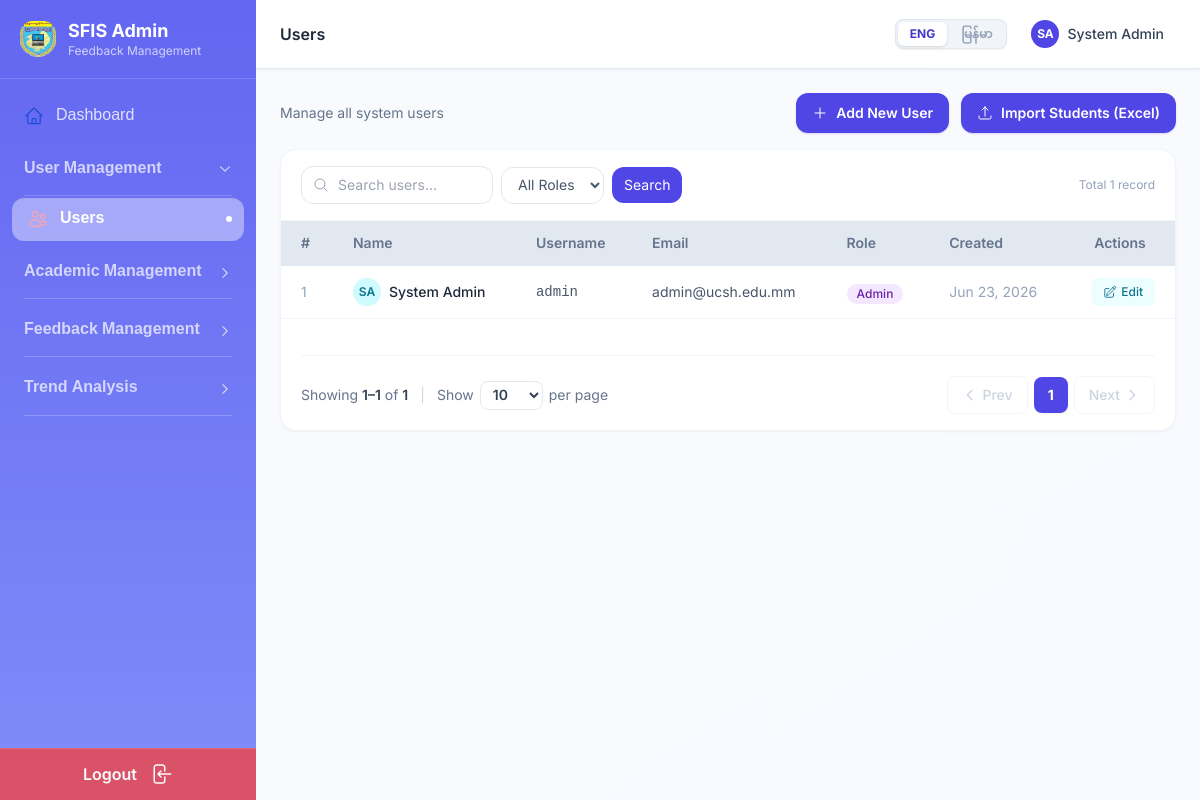
The page /admin/users.php (signed in) on the database its author committed.
### tables this page shows
CREATE TABLE IF NOT EXISTS users (
    id INT AUTO_INCREMENT PRIMARY KEY,
    name VARCHAR(100) NOT NULL,
    username VARCHAR(50) NOT NULL UNIQUE,
    email VARCHAR(100) NOT NULL UNIQUE,
    password VARCHAR(255) NOT NULL,
    role ENUM('admin','teacher','student') NOT NULL,
    profile_image VARCHAR(255) DEFAULT NULL,
    created_at TIMESTAMP DEFAULT CURRENT_TIMESTAMP,
    updated_at TIMESTAMP DEFAULT CURRENT_TIMESTAMP ON UPDATE CURRENT_TIMESTAMP
);

### admin/users.php (the view, shortened to what the rows shown need)
<?php
require_once '../config/db.php';
require_once '../includes/auth.php';
require_once '../includes/functions.php';
$pageTitle = $LANG['users_title'] ?? 'Users';
$perPage = max(10, min(100, (int) ($_GET['per_page'] ?? 10)));
$page = max(1, (int) ($_GET['page'] ?? 1));
$whereParts = [];
$params = [];
$types = '';
$where = $whereParts ? 'WHERE ' . implode(' AND ', $whereParts) : '';
$cntStmt = $conn->prepare("SELECT COUNT(*) AS c FROM users $where");
$cntStmt->execute();
$total = (int) $cntStmt->get_result()->fetch_assoc()['c'];
$pg = paginate($total, $perPage, $page);
$off = $pg['offset'];
$dataStmt = $conn->prepare("SELECT * FROM users $where ORDER BY id DESC LIMIT ? OFFSET ?");
$p2 = array_merge($params, [$perPage, $off]);
$t2 = $types . 'ii';
$dataStmt->bind_param($t2, ...$p2);
$dataStmt->execute();
$rows = $dataStmt->get_result()->fetch_all(MYSQLI_ASSOC);
include '../includes/admin_header.php';
include '../includes/admin_sidebar.php';
?>
<div class="bg-white rounded-2xl shadow-sm border border-slate-100 overflow-hidden">
    <div class="overflow-x-auto">
        <table class="w-full">
            <thead class="bg-slate-200 border-b border-slate-200">
                <tr>
                    <th class="text-left px-5 py-3 text-slate-500 text-sm font-semibold">#</th>
                    <th class="text-left px-5 py-3 text-slate-500 text-sm font-semibold">
                        <?= $LANG['col_name'] ?? 'Name' ?>
                    </th>
                    <th class="text-left px-5 py-3 text-slate-500 text-sm font-semibold">
                        <?= $LANG['col_username'] ?? 'Username' ?>
                    </th>
                    <th class="text-left px-5 py-3 text-slate-500 text-sm font-semibold">
                        <?= $LANG['col_email'] ?? 'Email' ?>
                    </th>
                    <th class="text-left px-5 py-3 text-slate-500 text-sm font-semibold">
                        <?= $LANG['col_role'] ?? 'Role' ?>
                    </th>
                    <th class="text-left px-5 py-3 text-slate-500 text-sm font-semibold">
                        <?= $LANG['col_created'] ?? 'Created' ?>
                    </th>
                    <th class="text-center px-5 py-3 text-slate-500 text-sm font-semibold">
                        <?= $LANG['col_actions'] ?? 'Actions' ?>
                    </th>
                </tr>
            </thead>
            <tbody class="divide-y divide-slate-100">
                <?php if ($rows):
                    foreach ($rows as $i => $row): ?>
                        <tr class="hover:bg-slate-50 transition-colors">
                            <td class="px-5 py-3 text-sm text-slate-400"><?= $pg['offset'] + $i + 1 ?></td>
                            <td class="px-5 py-3">
                                <div class="flex items-center gap-2">
                                    <div
                                        class="w-7 h-7 rounded-full bg-cyan-100 flex items-center justify-center text-xs font-semibold text-cyan-700 flex-shrink-0">
                                        <?= e(avatarInitials($row['name'])) ?>
                                    </div>
                                    <span class="text-sm font-medium text-slate-800"><?= e($row['name']) ?></span>
                                </div>
                            </td>
                            <td class="px-5 py-3 text-sm text-slate-600 font-mono"><?= e($row['username']) ?></td>
                            <td class="px-5 py-3 text-sm text-slate-600"><?= e($row['email']) ?></td>
                            <td class="px-5 py-3"><?= badgeRole($row['role']) ?></td>
                            <td class="px-5 py-3 text-sm text-slate-400"><?= formatDate($row['created_at']) ?></td>
                            <td class="px-5 py-3 text-right">
                                <div class="flex items-center justify-end gap-2">
                                    <button onclick="openEdit(<?= htmlspecialchars(json_encode($row), ENT_QUOTES) ?>)"
                                        class="inline-flex items-center gap-1 px-3 py-1.5 text-xs font-medium text-cyan-700 bg-cyan-50 hover:bg-cyan-100 rounded-lg">
                                        <?= iconSvg('edit', 'w-3.5 h-3.5') ?>         <?= $LANG['edit'] ?? 'Edit' ?>
                                    </button>
                                </div>
                            </td>
                        </tr>
                    <?php endforeach; endif ?>
            </tbody>
        </table>
    </div>
</div>
<?php include '../includes/admin_footer.php'; ?>

### includes/admin_sidebar.php (shortened to what the rows shown need)
        <?php $groupActive = false; ?>
        <?php foreach ($nav as $item): ?>
            <?php if (($item['type'] ?? '') === 'section'): ?>
                <?php if ($groupActive): ?>
                    </div>
                    <?php $groupActive = false; ?>
                <?php endif; ?>
                <p class="px-3 pt-4 pb-1
                           text-[12px]
                           font-semibold
                           leading-[1.7]
                           tracking-wide
                           text-white/60">
                    <?= e($item['label']) ?>
                </p>
            <?php elseif (($item['type'] ?? '') === 'group'): ?>
                <?php if ($groupActive): ?>
                    </div>
                    <?php $groupActive = false; ?>
                <?php endif; ?>
                <?php $groupKey = $item['key']; ?>
                <div class="px-3 pt-4 pb-0">
                    <button onclick="toggleGroup('<?= $groupKey ?>')" class="w-full flex items-center justify-between
                               pb-3
                               text-[16px]
                               font-semibold
                               leading-[1.7]
                               text-white/70
                               hover:text-white
                               transition-colors
                               border-b border-white/20">
                        <span>
                            <?= e($item['label']) ?>
                        </span>
                        <svg id="chevron-<?= $groupKey ?>" xmlns="http://www.w3.org/2000/svg" fill="none" viewBox="0 0 24 24"
                            stroke-width="2" stroke="currentColor" class="w-3.5 h-3.5 flex-shrink-0
                                   transition-transform duration-200
                                   <?= $item['isOpen'] ? 'rotate-90' : '' ?>">
                            <path stroke-linecap="round" stroke-linejoin="round" d="M8.25 4.5l7.5 7.5-7.5 7.5" />
                        </svg>
                    </button>
                </div>
                <div id="group-<?= $groupKey ?>" class="<?= $item['isOpen'] ? '' : 'hidden' ?>">
                    <?php $groupActive = true; ?>
                <?php else:
                ?>
                        <?= iconSvg(
                            $item['icon'],
                            'w-5 h-5 flex-shrink-0 ' .
                            ($item['iconColor'] ?? 'text-white/80')
                        ) ?>
                <?php endif; ?>
            <?php endforeach; ?>
            <?php if ($groupActive): ?>
            </div>
        <?php endif; ?>
<div class="flex-1 flex flex-col min-w-0 overflow-hidden">
    <header class="
            bg-white
            border-b border-slate-200
            px-4 lg:px-6
            py-3.5
            flex items-center gap-4
            flex-shrink-0
            sticky top-0
            z-20
            shadow-sm
        ">
        <div>
            <h1 class="text-base font-semibold text-slate-800">
                <?= e($pageTitle) ?>
            </h1>
        </div>
        <div class="ml-auto flex items-center gap-3">
            <a href="/studentfeedbackucsh/admin/profile.php" class="
                    flex items-center gap-2
                    px-3 py-1.5
                    rounded-xl
                    hover:bg-slate-50
                    transition-colors
                ">
                <?php if (!empty($user['profile_image'])): ?>
                    <img src="/studentfeedbackucsh/<?= e($user['profile_image']) ?>" alt="Profile"
                        class="w-7 h-7 rounded-full object-cover">
                <?php else: ?>
                    <div class="
                            w-7 h-7
                            rounded-full
                            bg-indigo-600
                            flex items-center justify-center
                            text-xs
                            font-bold
                            text-white
                        ">
                        <?= e($initials) ?>
                    </div>
                <?php endif; ?>
                <span class="hidden md:block text-sm font-medium text-slate-700">
                    <?= e($user['name']) ?>
                </span>
            </a>
        </div>
    </header>
    <main class="flex-1 overflow-y-auto p-4 lg:p-6">

### includes/functions.php (shortened to what the rows shown need)
<?php
function e(string $s): string
{
    return htmlspecialchars($s, ENT_QUOTES, 'UTF-8');
}
function formatDate(?string $date): string
{
    return date('M d, Y', strtotime($date));
}
function avatarInitials(string $name): string
{
    $parts = array_filter(explode(' ', trim($name)));
    $initials = '';
    foreach ($parts as $p) {
        $initials .= strtoupper($p[0]);
        if (strlen($initials) >= 2)
            break;
    }
    return $initials ?: 'U';
}
function paginate(int $total, int $perPage, int $current): array
{
    $totalPages = max(1, (int) ceil($total / $perPage));
    $current = max(1, min($current, $totalPages));
    return [
        'total' => $total,
        'per_page' => $perPage,
        'current' => $current,
        'total_pages' => $totalPages,
        'offset' => ($current - 1) * $perPage,
    ];
}
function badgeRole(string $role): string
{
    global $LANG;
    return match ($role) {
        'admin' => '<span class="inline-flex items-center px-2.5 py-0.5 rounded-full text-xs font-medium bg-purple-100 text-purple-800">' . e($LANG['admin_role'] ?? 'Admin') . '</span>',
        'teacher' => '<span class="inline-flex items-center px-2.5 py-0.5 rounded-full text-xs font-medium bg-cyan-100 text-cyan-800">' . e($LANG['teacher_role'] ?? 'Teacher') . '</span>',
        'student' => '<span class="inline-flex items-center px-2.5 py-0.5 rounded-full text-xs font-medium bg-green-100 text-green-800">' . e($LANG['student_role'] ?? 'Student') . '</span>',
        default => '<span class="inline-flex items-center px-2.5 py-0.5 rounded-full text-xs font-medium bg-slate-100 text-slate-700">' . e($role) . '</span>',
    };
}
function iconSvg(string $name, string $class = 'w-5 h-5'): string
{
    $d = $paths[$name] ?? '';
    return "<svg xmlns=\"http://www.w3.org/2000/svg\" fill=\"none\" viewBox=\"0 0 24 24\" stroke-width=\"1.5\" stroke=\"currentColor\" class=\"{$class}\"><path stroke-linecap=\"round\" stroke-linejoin=\"round\" d=\"{$d}\"/></svg>";
}

### rows shown on the page
users: name "SA", name "System Admin", offset "1", username "admin", email "admin@ucsh.edu.mm", role "Admin", created_at "Jun 23, 2026"

### other values the page prints
$LANG['admin_portal'] "SFIS Admin"
$LANG['admin_portal_sub'] "Feedback Management"
$item['label'] "Dashboard"
$item['label'] "User Management"
$item['label'] "Users"
$item['label'] "Academic Management"
$item['label'] "Feedback Management"
$item['label'] "Trend Analysis"
$LANG['logout'] "Logout"
$pageTitle "Users"
$LANG['users_subtitle'] "Manage all system users"
$LANG['add_user'] "Add New User"
$LANG["search"] "Search"
$LANG['total'] "Total"
$total "1"
